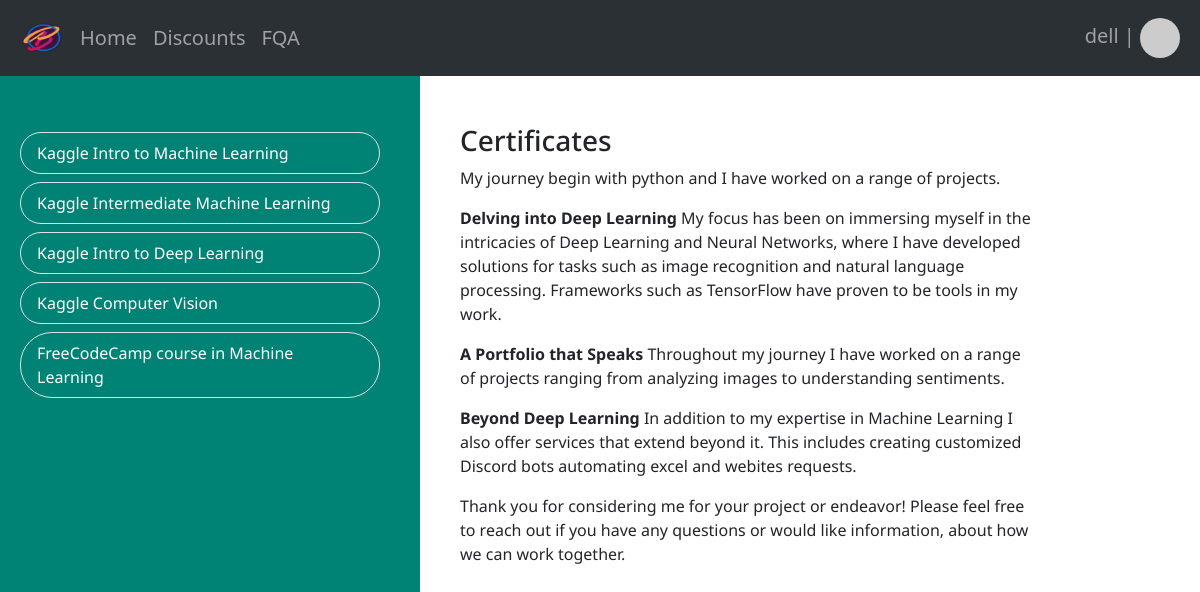
/core/certificates (signed in), run on the app's committed database.
### projects/models.py (models this page shows, shortened)
class Certificate(models.Model):
    certificate_id = models.AutoField(primary_key=True)
    title = models.CharField(max_length=200)
    image = models.ImageField(upload_to='certificates/')

### projects/views.py (the view)
# urls.py: path('certificates',certificates),
def certificates(request):
    certificate = Certificate.objects.values("certificate_id","title")
    return render(request, 'certificates.html',{"certificates":certificate})

### projects/templates/certificates.html (shortened to what this page needs)
{% extends 'base.html'%}
{% load static %}
{% block content %}
<div class="container-fluid" >
    <div class="row mb-3" style="font-family: 'Noto Sans'">
        <div class="col-4 mt-5">
            {% for certificate in certificates %}
            <ul class="list-group m-2" >
                <li class="list-group-item rounded-5" style="background-color: transparent; color: white;">
                    <div onclick="loadCertificates('{{certificate.certificate_id}}')" style="cursor:pointer">{{certificate.title}}
                    </div>
                </li>
            </ul>
            {% endfor %}
        </div>
        <div class="col-6 ms-5 mt-5" id="div-image">
            <h3 id="certificate-title">Certificates</h3>
            <div id="certificate-content">
                <p>
                    My journey begin with python and I have worked on a range of projects.
                </p>
                <p>
                    <b>Delving into Deep Learning</b> My focus has been on immersing myself in the intricacies of Deep Learning and Neural Networks, where I have developed solutions for tasks such as image recognition and natural language processing. Frameworks such as TensorFlow have proven to be tools in my work.
                </p>
                <p>
                    <b>A Portfolio that Speaks</b> Throughout my journey I have worked on a range of projects ranging from analyzing images to understanding sentiments.
                </p>
                <p>
                    <b>Beyond Deep Learning</b> In addition to my expertise in Machine Learning I also offer services that extend beyond it. This includes creating customized Discord bots automating excel and webites requests.
                </p>
                <p>
                    Thank you for considering me for your project or endeavor! Please feel free to reach out if you have any questions or would like information, about how we can work together.
                </p>
            </div>
        </div>
    </div>
</div>
{% endblock %}

### users/templates/base.html (shortened to what this page needs)
{% load static %}
<!DOCTYPE html>
<html lang="en">
  <head>
    <link href="https://cdn.jsdelivr.net/npm/bootstrap@5.3.2/dist/css/bootstrap.min.css"
    rel="stylesheet"
>
    <link rel="stylesheet" type="text/css" href="{% static 'styles/base.css' %}" />
  </head>
  <body>
    <nav class="navbar navbar-expand-lg bg-body-tertiary", data-bs-theme="dark">
      <div class="container-fluid fs-5">
        <img class="navbar-brand" src="{% static 'assets/logo_no_slag.png' %}" alt="Logo" width="40" height="40" style="margin: 10px;" class="d-inline-block align-text-top">
        <div class="collapse navbar-collapse" id="navbarNav">
          <ul class="navbar-nav">
            <li class="nav-item">
              <a class="nav-link" id="home-link" href="/home">Home</a>
            </li>
            <li class="nav-item">
              <a class="nav-link" href="/discounts">Discounts</a>
            </li>
            <li class="nav-item">
              <a class="nav-link" href="#">FQA</a>
            </li>
          </ul>
          <div class="ms-auto">
            <ul class="navbar-nav">
              {% if user.is_authenticated %}
              <li>
                <span class="navbar-text pe-2">{{user.username}} |
                  <a role=button id="profile-link">
                    <img class="nav-item rounded-circle"
                    alt="Avatar"
                    src="https://api.dicebear.com/7.x/pixel-art/svg?seed={{request.user.username}}"
                    width="40" height="40"
                    class="d-inline-block align-text-top">
                  </a>
                </span>
              </li>
                {% else %}
                <li class="nav-item">
                  <a class="nav-link" href="/login/">Login</a>
                </li>
                {% endif %}
            </ul>
          </div>
        </div>
      </div>
    </nav>
    {% block content %} {% endblock %}
  </body>
</html>

### users/templates/static/styles/base.css (style rules this page uses)
body { background: linear-gradient(to right, #008374 0%, #008374 35%, white 35%, white 100%); }

### data on the page
Certificate: title "Kaggle Intro to Machine Learning"
Certificate: title "Kaggle Intermediate Machine Learning"
Certificate: title "Kaggle Intro to Deep Learning"
Certificate: title "Kaggle Computer Vision"
Certificate: title "FreeCodeCamp course in Machine Learning"

### other printed values
{{ user.username }} "dell"
